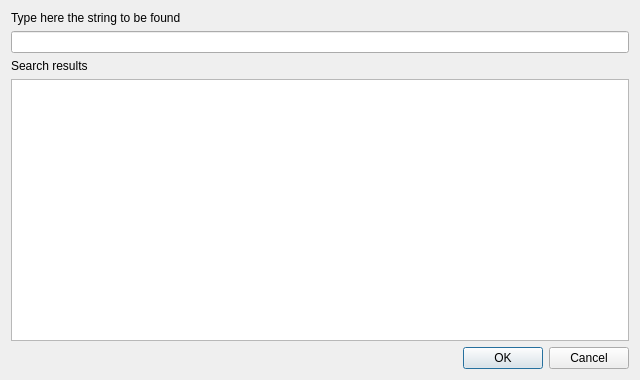
<?xml version="1.0" encoding="UTF-8"?>
<ui version="4.0">
 <class>FindDialog</class>
 <widget class="QDialog" name="FindDialog">
  <property name="geometry">
   <rect>
    <x>0</x>
    <y>0</y>
    <width>640</width>
    <height>380</height>
   </rect>
  </property>
  <property name="minimumSize">
   <size>
    <width>640</width>
    <height>380</height>
   </size>
  </property>
  <property name="windowTitle">
   <string>Find</string>
  </property>
  <layout class="QVBoxLayout" name="verticalLayout">
   <item>
    <widget class="QLabel" name="label">
     <property name="text">
      <string>Type here the string to be found</string>
     </property>
    </widget>
   </item>
   <item>
    <widget class="QMyLineEdit" name="stringToBeFound"/>
   </item>
   <item>
    <widget class="QLabel" name="label_2">
     <property name="text">
      <string>Search results</string>
     </property>
    </widget>
   </item>
   <item>
    <widget class="QListWidget" name="searchResults"/>
   </item>
   <item>
    <widget class="QDialogButtonBox" name="buttonBox">
     <property name="orientation">
      <enum>Qt::Horizontal</enum>
     </property>
     <property name="standardButtons">
      <set>QDialogButtonBox::Cancel|QDialogButtonBox::Ok</set>
     </property>
    </widget>
   </item>
  </layout>
 </widget>
 <customwidgets>
  <customwidget>
   <class>QMyLineEdit</class>
   <extends>QLineEdit</extends>
   <header location="global">qmylineedit.h</header>
  </customwidget>
 </customwidgets>
 <resources/>
 <connections>
  <connection>
   <sender>buttonBox</sender>
   <signal>accepted()</signal>
   <receiver>FindDialog</receiver>
   <slot>accept()</slot>
   <hints>
    <hint type="sourcelabel">
     <x>257</x>
     <y>370</y>
    </hint>
    <hint type="destinationlabel">
     <x>157</x>
     <y>274</y>
    </hint>
   </hints>
  </connection>
  <connection>
   <sender>buttonBox</sender>
   <signal>rejected()</signal>
   <receiver>FindDialog</receiver>
   <slot>reject()</slot>
   <hints>
    <hint type="sourcelabel">
     <x>325</x>
     <y>370</y>
    </hint>
    <hint type="destinationlabel">
     <x>286</x>
     <y>274</y>
    </hint>
   </hints>
  </connection>
  <connection>
   <sender>searchResults</sender>
   <signal>itemDoubleClicked(QListWidgetItem*)</signal>
   <receiver>FindDialog</receiver>
   <slot>accept()</slot>
   <hints>
    <hint type="sourcelabel">
     <x>574</x>
     <y>147</y>
    </hint>
    <hint type="destinationlabel">
     <x>4</x>
     <y>353</y>
    </hint>
   </hints>
  </connection>
 </connections>
</ui>
